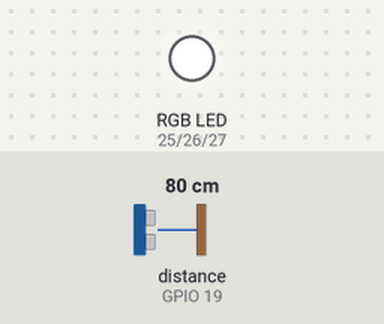
The sketch below on a simulated ESP32. On the bench: an RGB LED mixed from three pins (HIGH = lit). The test bench sets the inputs (shaded band); at power-on: distance to the obstacle (sensor on GPIO 19) 80 cm. The echo pulse lasts 58.3 µs per cm; WiFi joins after 1.5 s; servers stay silent unless stated; no MQTT or app messages arrive unless stated; pins used as bus, display or sensor lines are not drawn; what the sketch prints to the serial monitor is not drawn.

Above: at 2.7 s.
2.8 s: distance to the obstacle (sensor on GPIO 19) set to 23 cm
6.8 s: distance to the obstacle (sensor on GPIO 19) set to 18 cm
At 11.6 s:
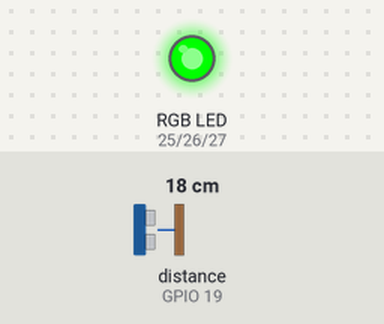
12.3 s: distance to the obstacle (sensor on GPIO 19) set to 12 cm
16.3 s: distance to the obstacle (sensor on GPIO 19) set to 9 cm
17.8 s: distance to the obstacle (sensor on GPIO 19) set to 35 cm
At 21.9 s:
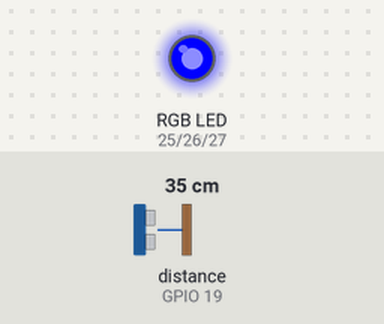
Timing chart, 0 to 22.8 s (numbered marks = the images above; inputs shaded):
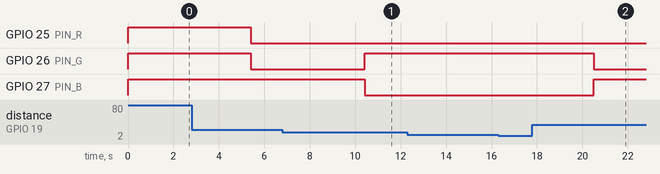

Measured:
- the behaviour switches between 21 and 20 cm on distance to the obstacle (sensor on GPIO 19) (found by bisection; images 0 and 1)
- after the input at 6.8 s, GPIO 26 (PIN_G): LOW → HIGH after 3.6 s; GPIO 27 (PIN_B): HIGH → LOW after 3.6 s
- after the input at 12.3 s, every drawn part: stays the same
- after the input at 16.3 s, every drawn part: stays the same
- after the input at 17.8 s, GPIO 25 (PIN_R): stays LOW (without the input it goes to HIGH after 2.7 s); GPIO 27 (PIN_B): LOW → HIGH after 2.7 s

The sketch:

02_ultrasonico_rgb_adafruit.ino
```cpp
#include <WiFi.h>
#include "Adafruit_MQTT.h"
#include "Adafruit_MQTT_Client.h"

// ---------------------- CONFIGURACIÓN WI-FI ----------------------
#define WLAN_SSID   "ARTEFACTOS"
#define WLAN_PASS   "87654321"

// ---------------------- CONFIGURACIÓN ADAFRUIT IO ----------------------
#define AIO_SERVER      "io.adafruit.com"
#define AIO_SERVERPORT  1883
#define AIO_USERNAME    ""
#define AIO_KEY         ""

// ---------------------- PINES ----------------------
#define TRIG_PIN  18
#define ECHO_PIN  19
#define PIN_R     25
#define PIN_G     26
#define PIN_B     27

// ---------------------- AJUSTES ----------------------
#define RGB_ANODO_COMUN  false   // false = cátodo común (va a GND)
#define PWM_FREQ         5000
#define PWM_RES          8       // 8 bits -> valores 0 a 255
#define INTERVALO_PUBLICAR_MS 5000  // Adafruit gratis limita los datos por minuto: no bajar de 4-5 s
#define DIST_CERCA_CM    10      // menos de esto -> ROJO
#define DIST_MEDIA_CM    20      // entre CERCA y MEDIA -> AMARILLO; más -> VERDE

// ---------------------- CLIENTE MQTT Y FEEDS ----------------------
WiFiClient client;
Adafruit_MQTT_Client mqtt(&client, AIO_SERVER, AIO_SERVERPORT, AIO_USERNAME, AIO_KEY);

// Publicar
Adafruit_MQTT_Publish feedDistancia = Adafruit_MQTT_Publish(&mqtt, AIO_USERNAME "/feeds/distancia");

// Suscribirse (Toggle del dashboard). Es un feed distinto al de distancia.
Adafruit_MQTT_Subscribe feedBoton = Adafruit_MQTT_Subscribe(&mqtt, AIO_USERNAME "/feeds/botonled");

// ---------------------- ESTADO ----------------------
float ultimaDistancia = -1;             // última lectura válida (cm)
bool ledEncendido = true;               // estado del Toggle (ON/OFF)
unsigned long ultimoPublicar = 0;
unsigned long ultimoPing = 0;

// ---------------------- PROTOTIPOS ----------------------
void conectarWiFi();
void conectarMQTT();
float leerDistanciaCm();
float distanciaPromedio(int muestras);
void escribirRGB(uint8_t r, uint8_t g, uint8_t b);
void actualizarLED();

// =====================================================================
void setup() {
  Serial.begin(115200);
  delay(10);

  pinMode(TRIG_PIN, OUTPUT);
  pinMode(ECHO_PIN, INPUT);

  ledcAttach(PIN_R, PWM_FREQ, PWM_RES);
  ledcAttach(PIN_G, PWM_FREQ, PWM_RES);
  ledcAttach(PIN_B, PWM_FREQ, PWM_RES);

  escribirRGB(255, 255, 255);   // blanco mientras conecta

  conectarWiFi();

  mqtt.subscribe(&feedBoton);   // recibir cambios del Toggle
}

// =====================================================================
void loop() {
  conectarMQTT();   // mantiene la conexión con Adafruit (reconecta si se cae)

  Adafruit_MQTT_Subscribe *sub;

  while ((sub = mqtt.readSubscription(200))) {

    if (sub == &feedBoton) {

      const char *msg = (char *)feedBoton.lastread;

      ledEncendido = (strcmp(msg, "ON") == 0);

      Serial.print("boton-led: ");
      Serial.println(msg);

      actualizarLED();
    }
  }

  // Leer el ultrasónico y publicar cada cierto tiempo
  if (millis() - ultimoPublicar >= INTERVALO_PUBLICAR_MS) {
    ultimoPublicar = millis();

    float d = distanciaPromedio(5);
    if (d > 0) {
      ultimaDistancia = d;
      Serial.print("Distancia: "); Serial.print(d, 1); Serial.println(" cm");

      if (!feedDistancia.publish(d)) {
        Serial.println("Error al publicar la distancia");
      }
    } else {
      Serial.println("Lectura fuera de rango o sin eco");
    }

    actualizarLED();   // el color depende de la última distancia leída
  }

  // Mantener viva la conexión MQTT
  if (millis() - ultimoPing >= 30000) {
    ultimoPing = millis();
    mqtt.ping();
  }
}

// =====================================================================
//  ULTRASÓNICO HC-SR04
// =====================================================================
float leerDistanciaCm() {
  digitalWrite(TRIG_PIN, LOW);
  delayMicroseconds(2);
  digitalWrite(TRIG_PIN, HIGH);
  delayMicroseconds(10);
  digitalWrite(TRIG_PIN, LOW);

  long duracion = pulseIn(ECHO_PIN, HIGH, 30000);
  if (duracion == 0) return -1;   // no hubo eco

  float distancia = (duracion * 0.0343) / 2;

  // Rango útil del sensor: 2 a 100 cm
  if (distancia < 2 || distancia > 100) return -1;
  return distancia;
}

// Promedia varias lecturas para reducir el ruido
float distanciaPromedio(int muestras) {
  float suma = 0;
  int validas = 0;
  for (int i = 0; i < muestras; i++) {
    float d = leerDistanciaCm();
    if (d > 0) { suma += d; validas++; }
    delay(40);   // espera entre mediciones para que no se mezclen los ecos
  }
  return (validas > 0) ? suma / validas : -1;
}

// =====================================================================
//  LED RGB
// =====================================================================
void escribirRGB(uint8_t r, uint8_t g, uint8_t b) {
  if (RGB_ANODO_COMUN) {
    r = 255 - r;  g = 255 - g;  b = 255 - b;
  }
  ledcWrite(PIN_R, r);
  ledcWrite(PIN_G, g);
  ledcWrite(PIN_B, b);
}

// El color debe cambiar solo según la última distancia leída.
void actualizarLED() {
  // Toggle en OFF: LED apagado sin importar la distancia
  if (!ledEncendido) {
    escribirRGB(0, 0, 0);
    return;
  }

  if (ultimaDistancia <= 0) {
    escribirRGB(255, 255, 255);
    return;
  }

  if (ultimaDistancia < DIST_CERCA_CM) {
    escribirRGB(255, 0, 0);        // rojo: objeto cercano
  } else if (ultimaDistancia < DIST_MEDIA_CM) {
    escribirRGB(0, 255, 0);      // verde: distancia media
  } else {
    escribirRGB(0, 0, 255);        // azul: objeto lejano
  }
}

// =====================================================================
//  CONEXIONES
// =====================================================================
void conectarWiFi() {
  Serial.print("Conectando a "); Serial.println(WLAN_SSID);
  WiFi.begin(WLAN_SSID, WLAN_PASS);
  while (WiFi.status() != WL_CONNECTED) {
    delay(500);
    Serial.print(".");
  }
  Serial.println();
  Serial.print("WiFi conectado. IP: "); Serial.println(WiFi.localIP());
}

void conectarMQTT() {
  if (mqtt.connected()) return;

  Serial.print("Conectando a Adafruit IO... ");
  int8_t ret;
  uint8_t intentos = 3;
  while ((ret = mqtt.connect()) != 0) {
    Serial.println(mqtt.connectErrorString(ret));
    Serial.println("Reintentando en 5 segundos...");
    mqtt.disconnect();
    delay(5000);
    if (--intentos == 0) {
      Serial.println("No se pudo conectar. Reiniciando la ESP32...");
      ESP.restart();
    }
  }
  Serial.println("¡Conectado a Adafruit IO!");
}
```
